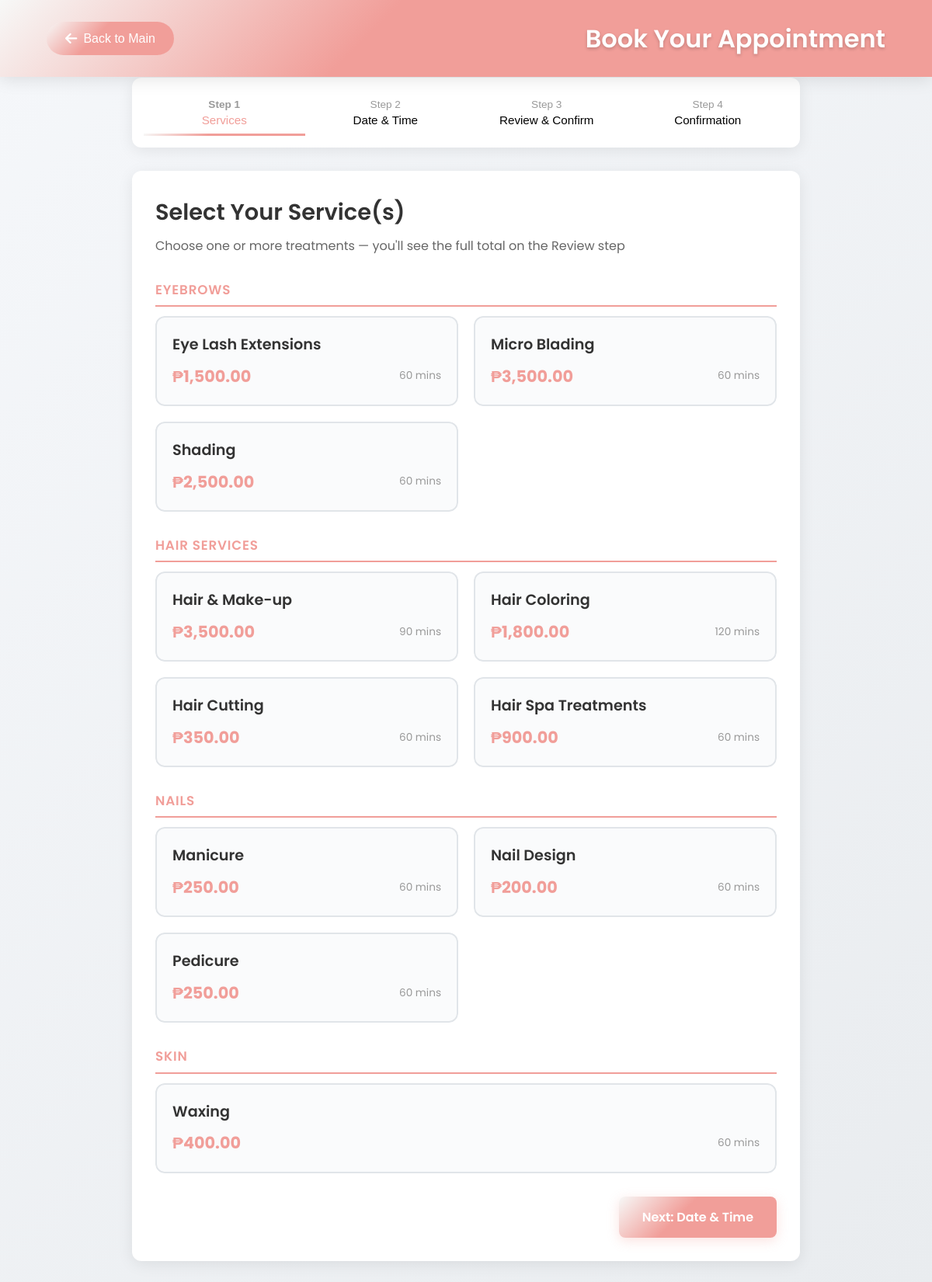
Screenshot of /booking.php with the database file from the repository.
### tables this page shows
CREATE TABLE `salon_services` (
  `service_id` int(11) NOT NULL,
  `service_name` varchar(150) NOT NULL,
  `price` decimal(10,2) NOT NULL DEFAULT 0.00,
  `category` varchar(100) DEFAULT 'General',
  `duration` int(11) NOT NULL DEFAULT 60,
  `icon` varchar(10) DEFAULT '?',
  `description` text DEFAULT NULL,
  `status` enum('active','inactive') NOT NULL DEFAULT 'active',
  `created_at` timestamp NOT NULL DEFAULT current_timestamp()
);

### booking.php (the view, shortened to what this page needs)
<?php
require_once 'config.php';
$grouped_services = [];
try {
    $svcResult = $conn->query(
        "SELECT service_id AS id, service_name AS name, category,
                price, duration
         FROM   salon_services
         WHERE  status = 'active'
         ORDER  BY category, service_name"
    );
    if ($svcResult) {
        while ($row = $svcResult->fetch_assoc()) {
            $grouped_services[$row['category']][] = $row;
        }
    }
} catch (Exception $e) {
    error_log("Service load error: " . $e->getMessage());
}
?>
<!DOCTYPE html>
<html lang="en">
<head>
    <link rel="stylesheet" href="https://cdnjs.cloudflare.com/ajax/libs/font-awesome/6.0.0/css/all.min.css">
    <link rel="stylesheet" href="booking_style.css">
</head>
<body>
    <div class="header">
        <button class="back-btn" onclick="window.location.href='index.html'">
            <i class="fas fa-arrow-left"></i> Back to Main
        </button>
        <h1>Book Your Appointment</h1>
    </div>
    <div class="booking-container">
        <div class="progress-tabs">
            <button class="tab active" data-step="1"><div>Step 1</div><div>Services</div></button>
            <button class="tab" data-step="2"><div>Step 2</div><div>Date &amp; Time</div></button>
            <button class="tab" data-step="3"><div>Step 3</div><div>Review &amp; Confirm</div></button>
            <button class="tab" data-step="4"><div>Step 4</div><div>Confirmation</div></button>
        </div>
        <div class="tab-content">
            <div class="form-step active" id="step-1">
                <h2 class="step-title">Select Your Service(s)</h2>
                <p class="step-subtitle">Choose one or more treatments — you'll see the full total on the Review step</p>
                <?php foreach ($grouped_services as $category => $services): ?>
                    <h3 class="category-heading"><?php echo htmlspecialchars($category); ?></h3>
                    <div class="services-grid">
                        <?php foreach ($services as $service): ?>
                            <div class="service-item"
                                 data-price="<?php echo $service['price']; ?>"
                                 data-duration="<?php echo $service['duration']; ?>">
                                <label for="service-<?php echo $service['id']; ?>">
                                    <h3><?php echo htmlspecialchars($service['name']); ?></h3>
                                    <div class="service-price">
                                        ₱<?php echo number_format($service['price'], 2); ?>
                                        <span class="service-duration"><?php echo $service['duration']; ?> mins</span>
                                    </div>
                                </label>
                            </div>
                        <?php endforeach; ?>
                    </div>
                <?php endforeach; ?>
                <div class="navigation-buttons">
                    <button class="btn btn-primary next-step" data-next="2">Next: Date &amp; Time</button>
                </div>
            </div>
        </div>
    </div>
</body>
</html>

### booking_style.css (style rules this page uses)
* { margin: 0; padding: 0; box-sizing: border-box; }
body { font-family: 'Poppins', sans-serif; background: linear-gradient(135deg, #f5f7fa 0%, #e9ecef 100%); color: #333; line-height: 1.6; min-height: 100vh; }
.header { background: linear-gradient(135deg, #f7f8f7 0%, #f19e99 40%); padding: 1.5rem 5%; box-shadow: 0 4px 20px rgba(0,0,0,0.1); position: fixed; top: 0; left: 0; right: 0; z-index: 1000; display: flex; align-items: center; justify-content: space-between; }
.header h1 { color: white; font-size: 2rem; font-weight: 600; text-shadow: 0 2px 4px rgba(0,0,0,0.2); margin: 0; }
.back-btn { background: linear-gradient(135deg, #f7f8f7 0%, #f19e99 40%); color: white; padding: 0.8rem 1.5rem; border-radius: 30px; cursor: pointer; font-size: 1rem; font-weight: 500; display: flex; align-items: center; gap: 0.5rem; backdrop-filter: blur(10px); border: none; }
.back-btn i { font-size: 1.1rem; }
.booking-container { max-width: 900px; margin: 100px auto 40px; padding: 0 20px; }
.progress-tabs { display: flex; justify-content: space-between; margin-bottom: 30px; background: white; border-radius: 12px; padding: 15px; box-shadow: 0 4px 20px rgba(0,0,0,0.08); }
.tab { flex: 1; background: transparent; border: none; padding: 12px 8px; cursor: pointer; position: relative; transition: all 0.3s ease; text-align: center; }
.tab::after { content: ''; position: absolute; bottom: 0; left: 0; width: 100%; height: 3px; background: transparent; transition: all 0.3s ease; }
.tab.active::after { background: linear-gradient(135deg, #f7f8f7 0%, #f19e99 40%); }
.tab.active { color: #f19e99; font-weight: 600; }
.tab div:first-child { font-size: 0.85rem; color: #999; margin-bottom: 4px; }
.tab div:last-child { font-size: 0.95rem; font-weight: 500; }
.tab-content { background: white; border-radius: 12px; padding: 30px; box-shadow: 0 4px 20px rgba(0,0,0,0.08); }
.form-step { display: none; }
.form-step.active { display: block; animation: fadeIn 0.4s ease-in; }
.step-title { font-size: 1.8rem; color: #333; margin-bottom: 8px; font-weight: 600; }
.step-subtitle { font-size: 1rem; color: #666; margin-bottom: 30px; }
.services-grid { display: grid; grid-template-columns: repeat(auto-fit, minmax(280px, 1fr)); gap: 20px; margin-bottom: 30px; }
.service-item { position: relative; border-radius: 12px; overflow: hidden; }
.service-item label { display: block; padding: 20px; border: 2px solid #e1e5e9; border-radius: 12px; cursor: pointer; background: #fafbfc; }
.service-item h3 { font-size: 1.2rem; color: #333; margin-bottom: 8px; font-weight: 600; }
.service-price { font-size: 1.3rem; color: #f19e99; font-weight: 700; display: flex; justify-content: space-between; align-items: center; }
.service-duration { font-size: 0.85rem; color: #999; font-weight: 400; }
.navigation-buttons { display: flex; justify-content: space-between; margin-top: 30px; }
.btn { padding: 14px 30px; border: none; border-radius: 8px; font-size: 1rem; font-weight: 600; cursor: pointer; font-family: 'Poppins', sans-serif; }
.btn-primary { background: linear-gradient(135deg, #f7f8f7 0%, #f19e99 40%); color: white; box-shadow: 0 4px 15px rgba(241, 158, 153, 0.3); }

### booking.php (style rules this page uses)
.category-heading { font-size: 1.05rem; font-weight: 600; color: #f19e99; margin: 1.5rem 0 0.75rem; padding-bottom: 0.4rem; border-bottom: 2px solid #f19e99; text-transform: uppercase; letter-spacing: 0.05em; }
.service-item label { position: relative; }

### rows the page displays
salon_services: service_name "Eye Lash Extensions", price "1,500.00", duration "60"
salon_services: service_name "Micro Blading", price "3,500.00", duration "60"
salon_services: service_name "Shading", price "2,500.00", duration "60"
salon_services: service_name "Hair & Make-up", price "3,500.00", duration "90"
salon_services: service_name "Hair Coloring", price "1,800.00", duration "120"
salon_services: service_name "Hair Cutting", price "350.00", duration "60"
salon_services: service_name "Hair Spa Treatments", price "900.00", duration "60"
salon_services: service_name "Manicure", price "250.00", duration "60"
salon_services: service_name "Nail Design", price "200.00", duration "60"
salon_services: service_name "Pedicure", price "250.00", duration "60"
salon_services: service_name "Waxing", price "400.00", duration "60"

### other values shown
$category "EYEBROWS"
$category "HAIR SERVICES"
$category "NAILS"
$category "SKIN"
